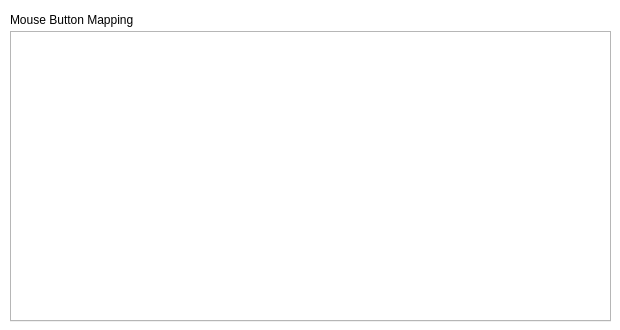
<?xml version="1.0" encoding="UTF-8"?>
<ui version="4.0">
 <class>QNMouseProfileWidget</class>
 <widget class="QWidget" name="QNMouseProfileWidget">
  <property name="geometry">
   <rect>
    <x>0</x>
    <y>0</y>
    <width>620</width>
    <height>330</height>
   </rect>
  </property>
  <property name="palette">
   <palette>
    <active>
     <colorrole role="WindowText">
      <brush brushstyle="SolidPattern">
       <color alpha="255">
        <red>0</red>
        <green>0</green>
        <blue>0</blue>
       </color>
      </brush>
     </colorrole>
     <colorrole role="Button">
      <brush brushstyle="SolidPattern">
       <color alpha="255">
        <red>255</red>
        <green>255</green>
        <blue>255</blue>
       </color>
      </brush>
     </colorrole>
     <colorrole role="Light">
      <brush brushstyle="SolidPattern">
       <color alpha="255">
        <red>255</red>
        <green>255</green>
        <blue>255</blue>
       </color>
      </brush>
     </colorrole>
     <colorrole role="Midlight">
      <brush brushstyle="SolidPattern">
       <color alpha="255">
        <red>255</red>
        <green>255</green>
        <blue>255</blue>
       </color>
      </brush>
     </colorrole>
     <colorrole role="Dark">
      <brush brushstyle="SolidPattern">
       <color alpha="255">
        <red>127</red>
        <green>127</green>
        <blue>127</blue>
       </color>
      </brush>
     </colorrole>
     <colorrole role="Mid">
      <brush brushstyle="SolidPattern">
       <color alpha="255">
        <red>170</red>
        <green>170</green>
        <blue>170</blue>
       </color>
      </brush>
     </colorrole>
     <colorrole role="Text">
      <brush brushstyle="SolidPattern">
       <color alpha="255">
        <red>0</red>
        <green>0</green>
        <blue>0</blue>
       </color>
      </brush>
     </colorrole>
     <colorrole role="BrightText">
      <brush brushstyle="SolidPattern">
       <color alpha="255">
        <red>255</red>
        <green>255</green>
        <blue>255</blue>
       </color>
      </brush>
     </colorrole>
     <colorrole role="ButtonText">
      <brush brushstyle="SolidPattern">
       <color alpha="255">
        <red>0</red>
        <green>0</green>
        <blue>0</blue>
       </color>
      </brush>
     </colorrole>
     <colorrole role="Base">
      <brush brushstyle="SolidPattern">
       <color alpha="255">
        <red>255</red>
        <green>255</green>
        <blue>255</blue>
       </color>
      </brush>
     </colorrole>
     <colorrole role="Window">
      <brush brushstyle="SolidPattern">
       <color alpha="255">
        <red>255</red>
        <green>255</green>
        <blue>255</blue>
       </color>
      </brush>
     </colorrole>
     <colorrole role="Shadow">
      <brush brushstyle="SolidPattern">
       <color alpha="255">
        <red>0</red>
        <green>0</green>
        <blue>0</blue>
       </color>
      </brush>
     </colorrole>
     <colorrole role="AlternateBase">
      <brush brushstyle="SolidPattern">
       <color alpha="255">
        <red>255</red>
        <green>255</green>
        <blue>255</blue>
       </color>
      </brush>
     </colorrole>
     <colorrole role="ToolTipBase">
      <brush brushstyle="SolidPattern">
       <color alpha="255">
        <red>255</red>
        <green>255</green>
        <blue>220</blue>
       </color>
      </brush>
     </colorrole>
     <colorrole role="ToolTipText">
      <brush brushstyle="SolidPattern">
       <color alpha="255">
        <red>0</red>
        <green>0</green>
        <blue>0</blue>
       </color>
      </brush>
     </colorrole>
    </active>
    <inactive>
     <colorrole role="WindowText">
      <brush brushstyle="SolidPattern">
       <color alpha="255">
        <red>0</red>
        <green>0</green>
        <blue>0</blue>
       </color>
      </brush>
     </colorrole>
     <colorrole role="Button">
      <brush brushstyle="SolidPattern">
       <color alpha="255">
        <red>255</red>
        <green>255</green>
        <blue>255</blue>
       </color>
      </brush>
     </colorrole>
     <colorrole role="Light">
      <brush brushstyle="SolidPattern">
       <color alpha="255">
        <red>255</red>
        <green>255</green>
        <blue>255</blue>
       </color>
      </brush>
     </colorrole>
     <colorrole role="Midlight">
      <brush brushstyle="SolidPattern">
       <color alpha="255">
        <red>255</red>
        <green>255</green>
        <blue>255</blue>
       </color>
      </brush>
     </colorrole>
     <colorrole role="Dark">
      <brush brushstyle="SolidPattern">
       <color alpha="255">
        <red>127</red>
        <green>127</green>
        <blue>127</blue>
       </color>
      </brush>
     </colorrole>
     <colorrole role="Mid">
      <brush brushstyle="SolidPattern">
       <color alpha="255">
        <red>170</red>
        <green>170</green>
        <blue>170</blue>
       </color>
      </brush>
     </colorrole>
     <colorrole role="Text">
      <brush brushstyle="SolidPattern">
       <color alpha="255">
        <red>0</red>
        <green>0</green>
        <blue>0</blue>
       </color>
      </brush>
     </colorrole>
     <colorrole role="BrightText">
      <brush brushstyle="SolidPattern">
       <color alpha="255">
        <red>255</red>
        <green>255</green>
        <blue>255</blue>
       </color>
      </brush>
     </colorrole>
     <colorrole role="ButtonText">
      <brush brushstyle="SolidPattern">
       <color alpha="255">
        <red>0</red>
        <green>0</green>
        <blue>0</blue>
       </color>
      </brush>
     </colorrole>
     <colorrole role="Base">
      <brush brushstyle="SolidPattern">
       <color alpha="255">
        <red>255</red>
        <green>255</green>
        <blue>255</blue>
       </color>
      </brush>
     </colorrole>
     <colorrole role="Window">
      <brush brushstyle="SolidPattern">
       <color alpha="255">
        <red>255</red>
        <green>255</green>
        <blue>255</blue>
       </color>
      </brush>
     </colorrole>
     <colorrole role="Shadow">
      <brush brushstyle="SolidPattern">
       <color alpha="255">
        <red>0</red>
        <green>0</green>
        <blue>0</blue>
       </color>
      </brush>
     </colorrole>
     <colorrole role="AlternateBase">
      <brush brushstyle="SolidPattern">
       <color alpha="255">
        <red>255</red>
        <green>255</green>
        <blue>255</blue>
       </color>
      </brush>
     </colorrole>
     <colorrole role="ToolTipBase">
      <brush brushstyle="SolidPattern">
       <color alpha="255">
        <red>255</red>
        <green>255</green>
        <blue>220</blue>
       </color>
      </brush>
     </colorrole>
     <colorrole role="ToolTipText">
      <brush brushstyle="SolidPattern">
       <color alpha="255">
        <red>0</red>
        <green>0</green>
        <blue>0</blue>
       </color>
      </brush>
     </colorrole>
    </inactive>
    <disabled>
     <colorrole role="WindowText">
      <brush brushstyle="SolidPattern">
       <color alpha="255">
        <red>127</red>
        <green>127</green>
        <blue>127</blue>
       </color>
      </brush>
     </colorrole>
     <colorrole role="Button">
      <brush brushstyle="SolidPattern">
       <color alpha="255">
        <red>255</red>
        <green>255</green>
        <blue>255</blue>
       </color>
      </brush>
     </colorrole>
     <colorrole role="Light">
      <brush brushstyle="SolidPattern">
       <color alpha="255">
        <red>255</red>
        <green>255</green>
        <blue>255</blue>
       </color>
      </brush>
     </colorrole>
     <colorrole role="Midlight">
      <brush brushstyle="SolidPattern">
       <color alpha="255">
        <red>255</red>
        <green>255</green>
        <blue>255</blue>
       </color>
      </brush>
     </colorrole>
     <colorrole role="Dark">
      <brush brushstyle="SolidPattern">
       <color alpha="255">
        <red>127</red>
        <green>127</green>
        <blue>127</blue>
       </color>
      </brush>
     </colorrole>
     <colorrole role="Mid">
      <brush brushstyle="SolidPattern">
       <color alpha="255">
        <red>170</red>
        <green>170</green>
        <blue>170</blue>
       </color>
      </brush>
     </colorrole>
     <colorrole role="Text">
      <brush brushstyle="SolidPattern">
       <color alpha="255">
        <red>127</red>
        <green>127</green>
        <blue>127</blue>
       </color>
      </brush>
     </colorrole>
     <colorrole role="BrightText">
      <brush brushstyle="SolidPattern">
       <color alpha="255">
        <red>255</red>
        <green>255</green>
        <blue>255</blue>
       </color>
      </brush>
     </colorrole>
     <colorrole role="ButtonText">
      <brush brushstyle="SolidPattern">
       <color alpha="255">
        <red>127</red>
        <green>127</green>
        <blue>127</blue>
       </color>
      </brush>
     </colorrole>
     <colorrole role="Base">
      <brush brushstyle="SolidPattern">
       <color alpha="255">
        <red>255</red>
        <green>255</green>
        <blue>255</blue>
       </color>
      </brush>
     </colorrole>
     <colorrole role="Window">
      <brush brushstyle="SolidPattern">
       <color alpha="255">
        <red>255</red>
        <green>255</green>
        <blue>255</blue>
       </color>
      </brush>
     </colorrole>
     <colorrole role="Shadow">
      <brush brushstyle="SolidPattern">
       <color alpha="255">
        <red>0</red>
        <green>0</green>
        <blue>0</blue>
       </color>
      </brush>
     </colorrole>
     <colorrole role="AlternateBase">
      <brush brushstyle="SolidPattern">
       <color alpha="255">
        <red>255</red>
        <green>255</green>
        <blue>255</blue>
       </color>
      </brush>
     </colorrole>
     <colorrole role="ToolTipBase">
      <brush brushstyle="SolidPattern">
       <color alpha="255">
        <red>255</red>
        <green>255</green>
        <blue>220</blue>
       </color>
      </brush>
     </colorrole>
     <colorrole role="ToolTipText">
      <brush brushstyle="SolidPattern">
       <color alpha="255">
        <red>0</red>
        <green>0</green>
        <blue>0</blue>
       </color>
      </brush>
     </colorrole>
    </disabled>
   </palette>
  </property>
  <property name="windowTitle">
   <string>Form</string>
  </property>
  <widget class="QUnderlineLabel" name="TitleMouseMapping">
   <property name="geometry">
    <rect>
     <x>10</x>
     <y>10</y>
     <width>600</width>
     <height>20</height>
    </rect>
   </property>
   <property name="font">
    <font>
     <family>Arial</family>
    </font>
   </property>
   <property name="frameShape">
    <enum>QFrame::NoFrame</enum>
   </property>
   <property name="midLineWidth">
    <number>0</number>
   </property>
   <property name="text">
    <string>Mouse Button Mapping</string>
   </property>
   <property name="wordWrap">
    <bool>false</bool>
   </property>
   <property name="openExternalLinks">
    <bool>false</bool>
   </property>
  </widget>
  <widget class="QWidget" name="horizontalLayoutWidget_2">
   <property name="geometry">
    <rect>
     <x>10</x>
     <y>31</y>
     <width>601</width>
     <height>291</height>
    </rect>
   </property>
   <layout class="QHBoxLayout" name="MSTableLayout">
    <item>
     <widget class="QColorTabWidget" name="TabMouseSettingTable"/>
    </item>
   </layout>
  </widget>
 </widget>
 <customwidgets>
  <customwidget>
   <class>QUnderlineLabel</class>
   <extends>QLabel</extends>
   <header>ui/UnderlineLabel.h</header>
   <container>1</container>
  </customwidget>
  <customwidget>
   <class>QColorTabWidget</class>
   <extends>QTabWidget</extends>
   <header>ui/QColorTabWidget.h</header>
   <container>1</container>
  </customwidget>
 </customwidgets>
 <resources/>
 <connections/>
</ui>
